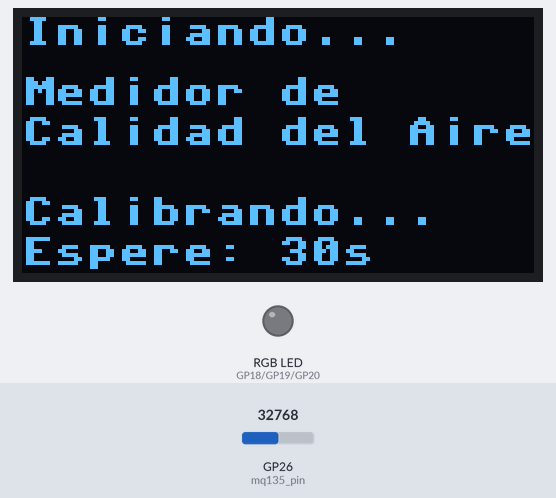
The program below on a simulated Raspberry Pi Pico running MicroPython. Parts: 128×64 one-colour display, an RGB LED mixed from three pins (HIGH = lit). Wiring (from the project's diagram.json): red LED on GP18, green LED on GP19, blue LED on GP20, gas sensor on GP26. Inputs (shaded band) come from the test bench; at power-on: GP26 (mq135_pin) = 32768 (analog values on the 0–65535 scale). Library files of the repository ran but are not shown: ssd1306.py.

Above: at 0.1 s.
At 7.3 s:
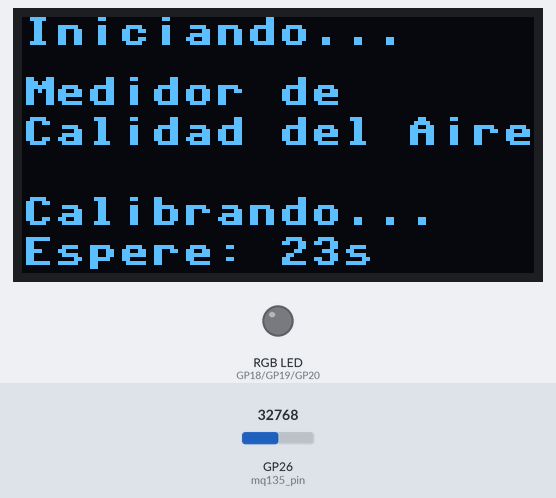
At 15.5 s:
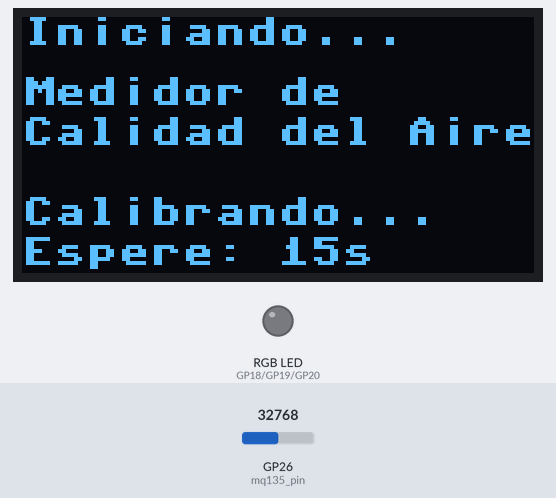
At 30.9 s:
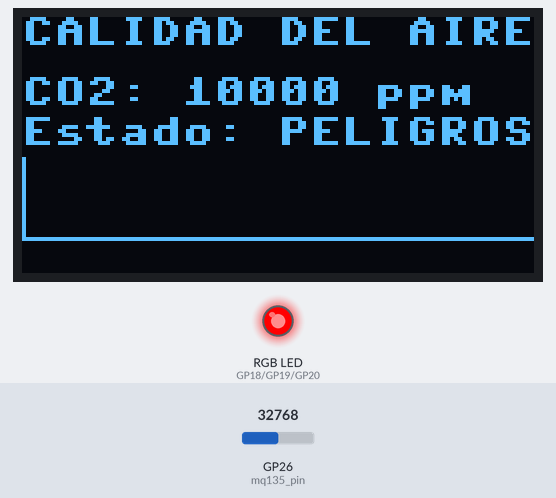
Timing chart, 0 to 32.4 s (numbered marks = the images above):
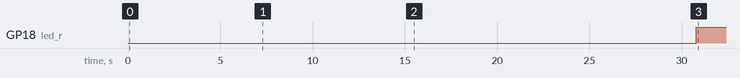

Measured:
- by itself, GP18 (led_r): LOW → HIGH at 30.8 s
- what the display in image 2 shows lasts 1.1 s, from 15.4 s to 16.5 s

The program:

main.py
```python
# ---------------------------------------------------------------------------------
#  Medidor de Calidad del Aire con MicroPython
#  Autor: Castro Balbuena Angel Andres
#  Descripción: Utiliza un sensor MQ135 para medir la calidad del aire
#               y muestra los valores en un display OLED. Usa un LED RGB
#               para indicar visualmente la calidad del aire.
# ---------------------------------------------------------------------------------

from machine import Pin, I2C, ADC, PWM
import ssd1306
import time
import math

# Configuración de los pines
mq135_pin = ADC(26)  # Sensor MQ135 en GP26 (ADC0)

# LED RGB (Común Cátodo)
led_r = PWM(Pin(18))
led_g = PWM(Pin(19))
led_b = PWM(Pin(20))

# Inicializar PWM para los LEDs
led_r.freq(1000)
led_g.freq(1000)
led_b.freq(1000)

# Configuración del display OLED
i2c = I2C(0, scl=Pin(5), sda=Pin(4))
oled = ssd1306.SSD1306_I2C(128, 64, i2c)

# Constantes para la calibración del sensor MQ135
CALIBRACION_R0 = 76.63  # Resistencia R0 en aire limpio
RL_VALOR = 10.0  # Valor de la resistencia de carga RL en KOhms

# Umbral para determinar la calidad del aire
NIVEL_BUENO = 400
NIVEL_REGULAR = 1000
NIVEL_MALO = 2000

# Variables para el sistema
lecturas = []
max_lecturas = 10  # Número de lecturas para promediar

def establecer_color_rgb(r, g, b):
    """Establece el color del LED RGB (0-255 para cada canal)"""
    # Convertir a rango de 0-65535 para PWM
    r_pwm = int(r * 65535 / 255)
    g_pwm = int(g * 65535 / 255)
    b_pwm = int(b * 65535 / 255)

    led_r.duty_u16(r_pwm)
    led_g.duty_u16(g_pwm)
    led_b.duty_u16(b_pwm)

def obtener_resistencia_sensor():
    """Calcula la resistencia del sensor basado en la lectura analógica"""
    lectura = mq135_pin.read_u16()
    voltaje = lectura * (3.3 / 65535)

    # Fórmula para calcular la resistencia del sensor (Rs)
    if voltaje == 0:
        return float('inf')

    rs = RL_VALOR * (3.3 - voltaje) / voltaje
    return rs

def calcular_ppm():
    """Calcula la concentración equivalente de CO2 en ppm"""
    rs = obtener_resistencia_sensor()
    ratio = rs / CALIBRACION_R0

    # Fórmula para estimar ppm de CO2 (aproximada)
    if ratio == 0:
        return 0

    ppm = 116.6020682 * math.pow(ratio, -2.769034857)

    # Limitar el rango a valores razonables
    if ppm < 350:
        ppm = 350
    elif ppm > 10000:
        ppm = 10000

    return ppm

def obtener_calidad_aire(ppm):
    """Determina la calidad del aire basado en ppm"""
    if ppm < NIVEL_BUENO:
        return "BUENA", (0, 255, 0)  # Verde
    elif ppm < NIVEL_REGULAR:
        return "REGULAR", (255, 255, 0)  # Amarillo
    elif ppm < NIVEL_MALO:
        return "MALA", (255, 165, 0)  # Naranja
    else:
        return "PELIGROSA", (255, 0, 0)  # Rojo

def dibujar_grafico(valores, y_base, altura):
    """Dibuja un gráfico de líneas en el display OLED"""
    if not valores:
        return

    # Encontrar el valor máximo y mínimo para escalar
    max_val = max(valores)
    min_val = min(valores)
    rango = max(max_val - min_val, 1)

    # Dibujar ejes
    oled.hline(0, y_base + altura, 128, 1)
    oled.vline(0, y_base, altura, 1)

    # Dibujar líneas del gráfico
    for i in range(len(valores) - 1):
        x1 = int(i * 128 / (len(valores) - 1))
        y1 = y_base + altura - int((valores[i] - min_val) * altura / rango)
        x2 = int((i + 1) * 128 / (len(valores) - 1))
        y2 = y_base + altura - int((valores[i + 1] - min_val) * altura / rango)

        oled.line(x1, y1, x2, y2, 1)

# Inicialización del display
oled.fill(0)
oled.text("Iniciando...", 0, 0)
oled.text("Medidor de", 0, 15)
oled.text("Calidad del Aire", 0, 25)
oled.text("Calibrando...", 0, 45)
oled.show()

# Tiempo de calentamiento/estabilización
for i in range(30, 0, -1):
    oled.fill_rect(0, 55, 128, 9, 0)
    oled.text("Espere: {}s".format(i), 0, 55)
    oled.show()
    time.sleep(1)

while True:
    try:
        # Obtener valor de PPM
        ppm_actual = calcular_ppm()

        # Agregar a la lista de lecturas para promediar
        lecturas.append(ppm_actual)
        if len(lecturas) > max_lecturas:
            lecturas.pop(0)

        # Calcular promedio
        ppm_promedio = sum(lecturas) / len(lecturas)

        # Obtener calidad del aire y color LED
        calidad, color = obtener_calidad_aire(ppm_promedio)

        # Establecer color del LED RGB
        establecer_color_rgb(color[0], color[1], color[2])

        # Actualizar display
        oled.fill(0)
        oled.text("CALIDAD DEL AIRE", 0, 0)
        oled.text("CO2: {} ppm".format(int(ppm_promedio)), 0, 15)
        oled.text("Estado: {}".format(calidad), 0, 25)

        # Mostrar gráfico de tendencia
        dibujar_grafico(lecturas, 35, 20)

        oled.show()
    except Exception as e:
        # En caso de error, mostrar mensaje
        oled.fill(0)
        oled.text("Error:", 0, 0)
        oled.text(str(e)[:16], 0, 10)
        oled.text(str(e)[16:32], 0, 20)
        oled.show()

    time.sleep(1)
```
